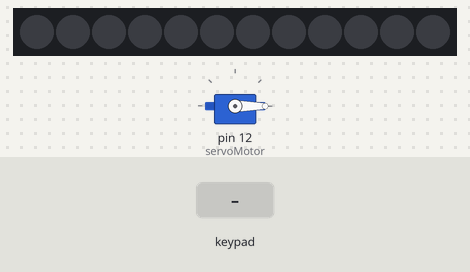
Recording of a sketch running on a simulated Arduino Uno, built with avr-gcc and run on an emulated ATmega328P. On the bench: 12 RGB LEDs in strip order, left to right, servo. Inputs (shaded band) come from the test bench. Dim RGB values are drawn brighter than linear; what the sketch prints to the serial monitor is not drawn.

Above: at 1.2 s.
1.3 s: keypad keys 5 6 7 8 A pressed 0.4 s apart
At 5.8 s:
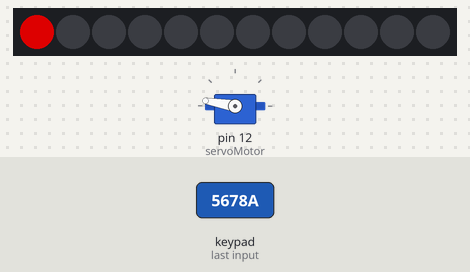
9.3 s: key 'D' pressed
At 11.8 s:
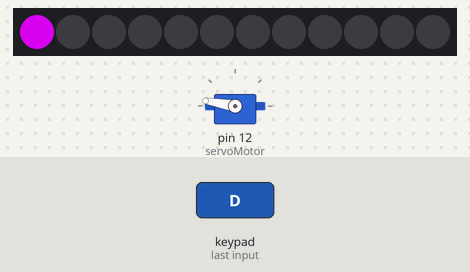
15.3 s: key 'B' pressed
At 17.8 s:
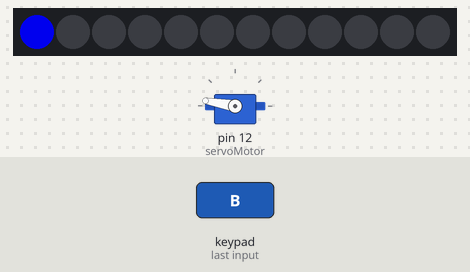
21.3 s: key 'C' pressed
At 24.4 s:
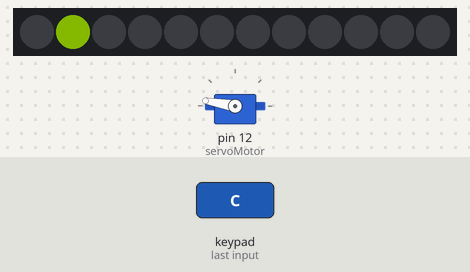
Timing chart, 0 to 25.9 s (numbered marks = the images above; inputs shaded):
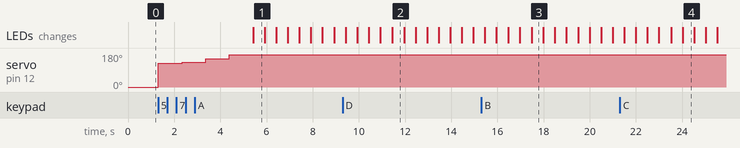

Measured:
- after the input at 1.3 s, servo on pin 12 (servoMotor): 0° → 125° at once, → 130° 1.0 s later, → 150° 1.0 s later, → 170° 1.0 s later; the LEDs: change after 4.1 s (image 1)
- after the input at 9.3 s, the LEDs: first differ from a run without the input after 2.2 s (image 2)
- after the input at 15.3 s, the LEDs: first differ from a run without the input after 2.2 s (image 3)
- after the input at 21.3 s, the LEDs: first differ from a run without the input after 2.2 s (image 4 shows a later state)
- what the display in image 1 shows lasts 0.5 s, from 5.4 s to 5.9 s

The sketch:

sketch_apr27b_5.3.ino
```cpp
#include <Adafruit_NeoPixel.h>//Incluimos la librería en el código
#include <Keypad.h>
#include <Servo.h>
char estado;
char A=10,B=11,C=12,D=13,E=2,F=3,G=4;
#define pinbuzzer 12
const byte filas = 4;
const byte columnas = 4;
char letras[filas][columnas]= {
{'1','2','3','A'},
{'4','5','6','B'},
{'7','8','9','C'},
{'*','0','#','D'}
};
byte pinesa[filas] = {A0,A1,A2,A3};
byte pinesb[columnas] = {5,6,7,8};
Keypad teclado = Keypad(makeKeymap(letras),pinesa,pinesb,filas,columnas);
Adafruit_NeoPixel leds= Adafruit_NeoPixel(12,9, NEO_GRB + NEO_KHZ800 );
Servo servoMotor;
void setup()
{
 leds.begin();
  Serial.begin(9600);
  servoMotor.attach(12);
servoMotor.write(0);
}

void loop()
{
  estado = teclado.getKey();
  Serial.println(estado);
  if(estado=='A'){
  leds.clear();
 leds.setPixelColor(0, leds.Color(150, 0, 0));
  leds.show();
  delay(500);
        leds.setPixelColor(1, leds.Color(0, 150, 0));
  leds.show();
  delay(500);
        leds.setPixelColor(2, leds.Color(0, 0, 150));
  leds.show();
  delay(500);
        leds.setPixelColor(3, leds.Color(150, 0, 150));
  leds.show();
  delay(500);
       leds.setPixelColor(4, leds.Color(150, 200, 150));
  leds.show();
  delay(500);
        leds.setPixelColor(5, leds.Color(0, 150, 150));
  leds.show();
  delay(500);
        leds.setPixelColor(6, leds.Color(150, 200, 0));
  leds.show();
  delay(500);
        leds.setPixelColor(7, leds.Color(150, 100, 0));
  leds.show();
  delay(500);
       leds.setPixelColor(8, leds.Color(150, 0, 200));
  leds.show();
  delay(500);
        leds.setPixelColor(9, leds.Color(150, 100, 175));
  leds.show();
  delay(500);
       leds.setPixelColor(10, leds.Color(150, 175, 200));
  leds.show();
  delay(500);
        leds.setPixelColor(11, leds.Color(150, 200, 175));
  leds.show();
  delay(500);
  }
  if(estado=='B'){
  leds.clear();
 leds.setPixelColor(0, leds.Color(0, 0, 200));
  leds.show();
  delay(500);
        leds.setPixelColor(1, leds.Color(0, 200, 0));
  leds.show();
  delay(500);
        leds.setPixelColor(2, leds.Color(200, 0, 0));
  leds.show();
  delay(500);
        leds.setPixelColor(3, leds.Color(200, 150, 0));
  leds.show();
  delay(500);
       leds.setPixelColor(4, leds.Color(150, 200, 150));
  leds.show();
  delay(500);
        leds.setPixelColor(5, leds.Color(180, 150, 150));
  leds.show();
  delay(500);
        leds.setPixelColor(6, leds.Color(150, 200, 0));
  leds.show();
  delay(500);
        leds.setPixelColor(7, leds.Color(170, 200, 180));
  leds.show();
  delay(500);
       leds.setPixelColor(8, leds.Color(150, 100, 200));
  leds.show();
  delay(500);
        leds.setPixelColor(9, leds.Color(150, 100, 195));
  leds.show();
  delay(500);
       leds.setPixelColor(10, leds.Color(150, 175, 200));
  leds.show();
  delay(500);
        leds.setPixelColor(11, leds.Color(150, 200, 175));
  leds.show();
  delay(500);
  }
  if(estado=='C'){
  leds.clear();
 leds.setPixelColor(0, leds.Color(0, 0, 0));
  leds.show();
  delay(500);
        leds.setPixelColor(1, leds.Color(50, 70, 0));
  leds.show();
  delay(500);
        leds.setPixelColor(2, leds.Color(0, 189, 150));
  leds.show();
  delay(500);
        leds.setPixelColor(3, leds.Color(150, 100, 150));
  leds.show();
  delay(500);
       leds.setPixelColor(4, leds.Color(150, 200, 150));
  leds.show();
  delay(500);
        leds.setPixelColor(5, leds.Color(50, 150, 150));
  leds.show();
  delay(500);
        leds.setPixelColor(6, leds.Color(180, 200, 199));
  leds.show();
  delay(500);
        leds.setPixelColor(7, leds.Color(150, 100, 80));
  leds.show();
  delay(500);
       leds.setPixelColor(8, leds.Color(150, 90, 200));
  leds.show();
  delay(500);
        leds.setPixelColor(9, leds.Color(150, 100, 175));
  leds.show();
  delay(500);
       leds.setPixelColor(10, leds.Color(150, 175, 200));
  leds.show();
  delay(500);
        leds.setPixelColor(11, leds.Color(180, 200, 175));
  leds.show();
  delay(500);
  }
  if(estado=='D'){
  leds.clear();
 leds.setPixelColor(0, leds.Color(180, 0, 200));
  leds.show();
  delay(500);
        leds.setPixelColor(1, leds.Color(0, 150, 90));
  leds.show();
  delay(500);
        leds.setPixelColor(2, leds.Color(10, 190, 150));
  leds.show();
  delay(500);
        leds.setPixelColor(3, leds.Color(150, 90, 150));
  leds.show();
  delay(500);
       leds.setPixelColor(4, leds.Color(150, 200, 150));
  leds.show();
  delay(500);
        leds.setPixelColor(5, leds.Color(200, 190, 180));
  leds.show();
  delay(500);
        leds.setPixelColor(6, leds.Color(150, 200, 0));
  leds.show();
  delay(500);
        leds.setPixelColor(7, leds.Color(150, 160, 60));
  leds.show();
  delay(500);
       leds.setPixelColor(8, leds.Color(150, 165, 200));
  leds.show();
  delay(500);
        leds.setPixelColor(9, leds.Color(150, 100, 185));
  leds.show();
  delay(500);
       leds.setPixelColor(10, leds.Color(150, 175, 200));
  leds.show();
  delay(500);
        leds.setPixelColor(11, leds.Color(150, 200, 175));
  leds.show();
  delay(500);
  }
  if(estado == '1'){
  servoMotor.write(45);
    delay(1000);
  }
  if(estado == '2'){
  servoMotor.write(70);
    delay(1000);
  }
  if(estado == '3'){
  servoMotor.write(100);
    delay(1000);
  }
  if(estado == '4'){
  servoMotor.write(120);
    delay(1000);
  }
  if(estado == '5'){
  servoMotor.write(125);
    delay(1000);
  }
  if(estado == '6'){
  servoMotor.write(130);
    delay(1000);
  }
  if(estado == '7'){
  servoMotor.write(150);
    delay(1000);
  }
  if(estado == '8'){
  servoMotor.write(170);
    delay(1000);
  }
  if(estado == '9'){
  servoMotor.write(180);
    delay(1000);
  }
  if(estado == '0'){
  servoMotor.write(0);
    delay(1000);
  }
 }
```
